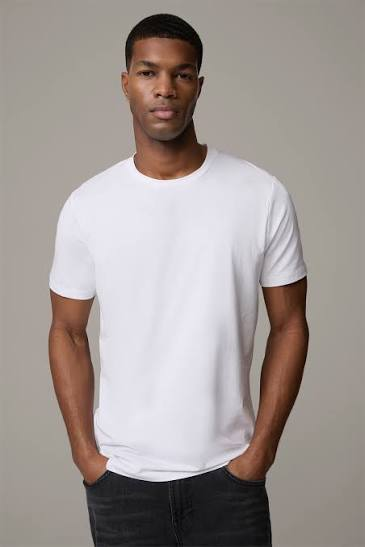
#> input picture experiments/reference-code/Fashion_Recommend/upload/images.jpg, 365 x 547 px
$ python -i classification.py   (imports and definitions only)
#> lines starting #> are read from the running program, lines starting #| are printed output that depends on the picture
"""Garment category classification for the trained ResNet18 model."""

from dataclasses import dataclass
from io import BytesIO
from pathlib import Path

import torch
import numpy as np
from PIL import Image, ImageOps


@dataclass(frozen=True)
class ClassificationResult:
    category: str
    confidence: float
    probabilities: dict[str, float]

    # Thông tin bổ sung để debug / xử lý unknown
    second_category: str | None = None
    second_confidence: float = 0.0
    margin: float = 0.0
    is_unknown: bool = False
    normalized_entropy: float = 0.0


@dataclass(frozen=True)
class PatternResult:
    pattern: str
    complexity: float
    dominant_colors: tuple[str, ...]
    descriptor: tuple[float, ...]


def extract_color_descriptor(image, hue_bins=12, saturation_bins=4, value_bins=4):
    """Return a compact normalized HSV histogram for colour similarity."""
    rgb = _as_rgb(image).resize((96, 96), Image.Resampling.BILINEAR)
    hsv = np.asarray(rgb.convert("HSV"), dtype=np.float32) / 255.0
    parts = []
    for channel, bins in enumerate((hue_bins, saturation_bins, value_bins)):
        histogram, _ = np.histogram(hsv[:, :, channel], bins=bins, range=(0.0, 1.0))
        histogram = histogram.astype(np.float32)
        parts.append(histogram / max(float(histogram.sum()), 1.0))
    mean_rgb = np.asarray(rgb, dtype=np.float32).reshape(-1, 3).mean(axis=0) / 255.0
    mean_rgb /= max(float(np.linalg.norm(mean_rgb)), 1e-12)
    descriptor = np.concatenate([*parts, 3.0 * mean_rgb])
    descriptor /= max(float(np.linalg.norm(descriptor)), 1e-12)
    return descriptor


# [22 lines that did not run here, left out]


def cosine_similarities(query_embedding, catalog_embeddings):
    """Safely compute cosine scores even when callers pass unnormalized data."""
    query = np.asarray(query_embedding, dtype=np.float32)
    catalog = np.asarray(catalog_embeddings, dtype=np.float32)
    if query.ndim != 1 or catalog.ndim != 2 or catalog.shape[1] != query.shape[0]:
        raise ValueError("Expected query [D] and catalog [N, D] with equal D")
    if not np.isfinite(query).all() or not np.isfinite(catalog).all():
        raise ValueError("Embeddings must contain only finite values")
    query = query / max(float(np.linalg.norm(query)), 1e-12)
    norms = np.linalg.norm(catalog, axis=1, keepdims=True)
    normalized_catalog = catalog / np.maximum(norms, 1e-12)
    return np.clip(normalized_catalog @ query, -1.0, 1.0)


def _as_rgb(image):
    """Convert a path, bytes, file object, or PIL image to safe RGB."""
    if isinstance(image, Image.Image):
        source = image.copy()
    elif isinstance(image, (bytes, bytearray, memoryview)):
        source = Image.open(BytesIO(bytes(image)))
    elif isinstance(image, (str, Path)) or hasattr(image, "read"):
        source = Image.open(image)
    else:
        raise TypeError(
            "image must be a PIL image, path, encoded bytes, or binary file object"
        )

    source = ImageOps.exif_transpose(source)
    # Background-removal output is often RGBA. Composite it on white so the
    # transparent region does not silently become black after RGB conversion.
    if source.mode in {"RGBA", "LA"} or "transparency" in source.info:
        rgba = source.convert("RGBA")
        canvas = Image.new("RGBA", rgba.size, (255, 255, 255, 255))
        source = Image.alpha_composite(canvas, rgba)
    return source.convert("RGB")


# [244 lines left out: functions analyze_pattern, classify_garment, not called in this run]

>>> import cv2
>>> picture = cv2.imread('../../experiments/reference-code/Fashion_Recommend/upload/images.jpg', cv2.IMREAD_GRAYSCALE)
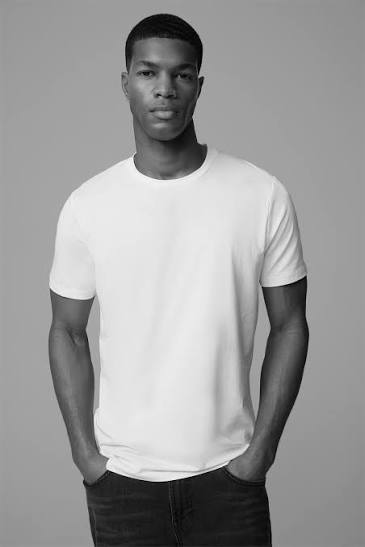
#> picture: shape (547, 365); min 0, max 255, mean 155.2
>>> result = extract_color_descriptor(picture)
#> (the run stopped early here; a loop or call above may not have finished)
